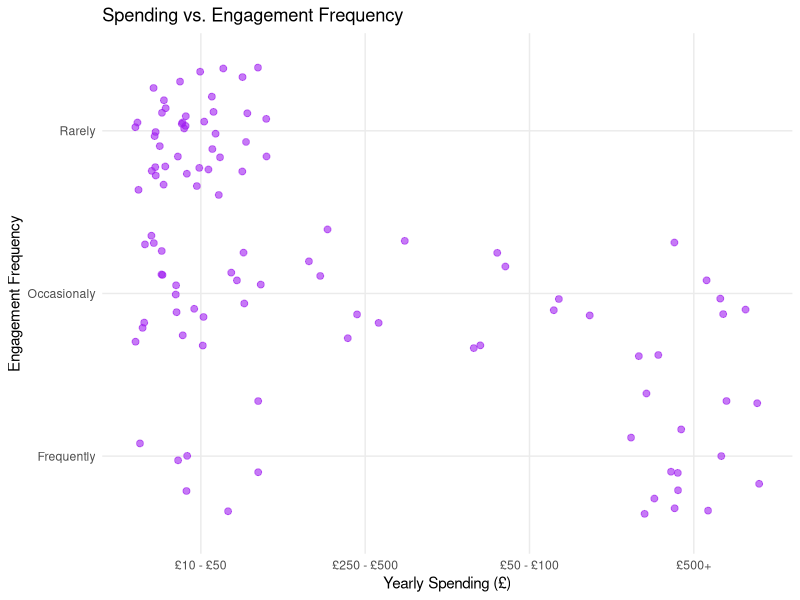
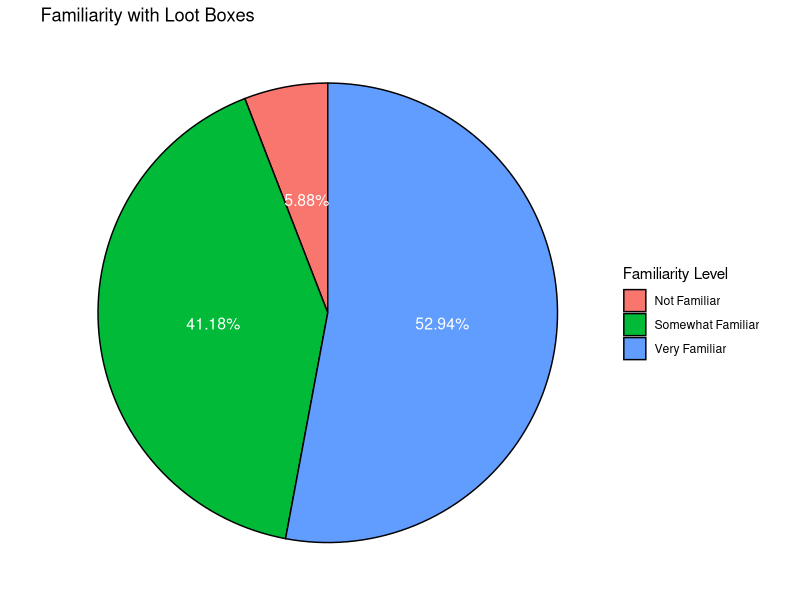
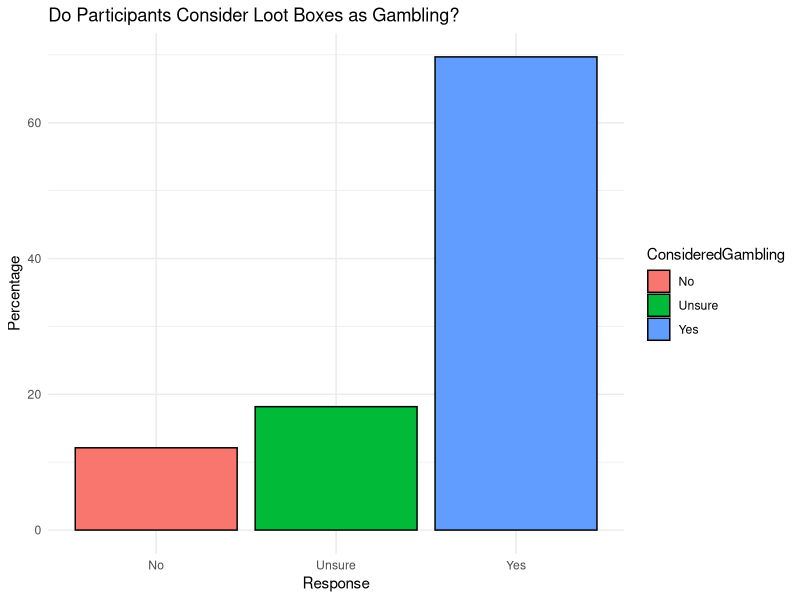
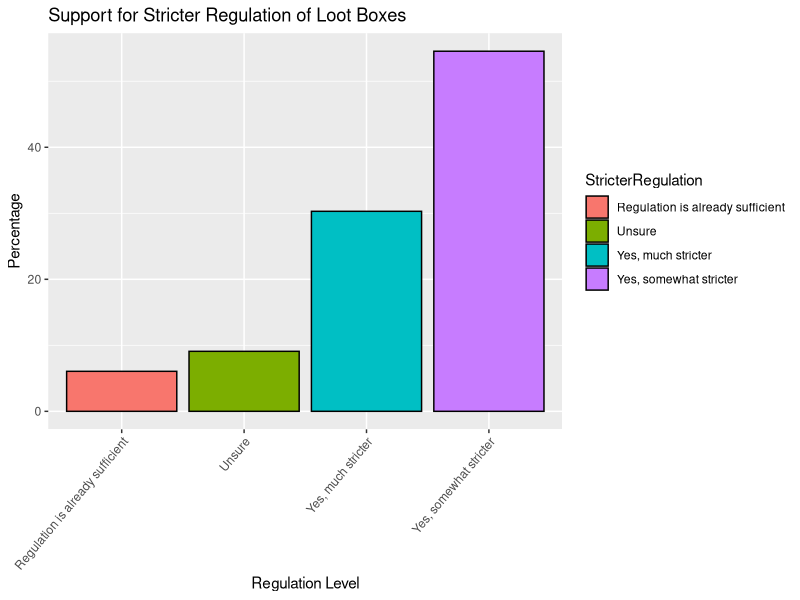
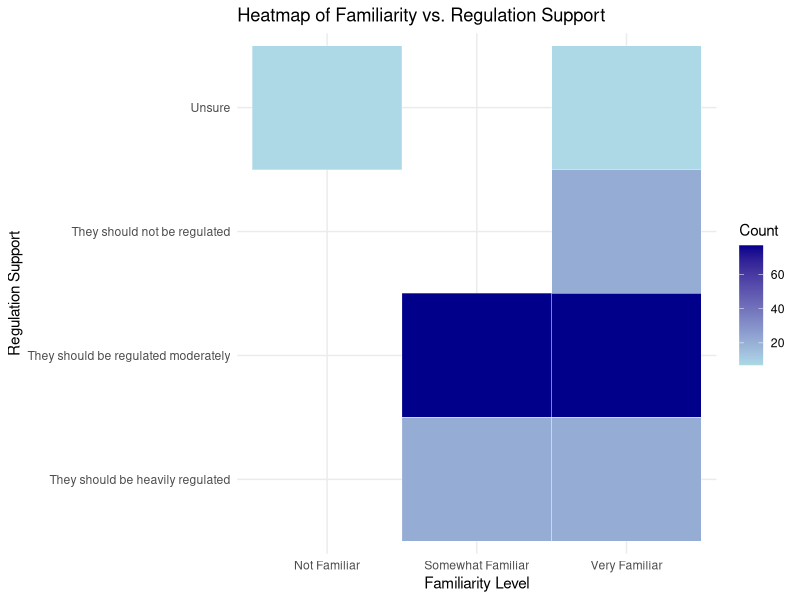

Write the R code that produced these figures, in order.
## ---- chunk 1
knitr::opts_chunk$set(echo = TRUE)
## ---- chunk 2
# Load required libraries
library(dplyr)
library(ggplot2)
library(tidyverse)
## ---- chunk 3
# Load the dataset
data <- read.csv("Survey_Results.csv")

# Rename columns for better readability
colnames(data) <- c(
  "Agreement", "Familiarity", "PurchasedLootBox", "EngagementFrequency",
  "YearlySpending", "NegativeFinancialImpact", "PurchaseFactors", 
  "OtherFactors", "ImpactOnExperience", "PressureToPurchase", 
  "AddictiveBehavior", "ConsideredGambling", "RegulationSupport", 
  "AgeRestrictionsAwareness", "AgeLimitSupport", "OddsDisclosure", 
  "StricterRegulation", "ObservedGamblingProblems"
)
## ---- chunk 4
# Handle missing values and standardize responses
data <- data %>%
   mutate(across(where(is.character), ~ifelse(. == "" | . == " ", "No Response", .))) %>%
  mutate(across(where(is.character), ~replace_na(., "No Response")))

#Remove rows for participants who did not agree
data <- data[data$Agreement != "Do not Agree",]

## ---- chunk 5
# Scatter plot for spending vs. frequency

#Filter out people who haven't spent any money
filtered_data = data %>% 
  filter(YearlySpending != "Have not spent any money")

ggplot(filtered_data, aes(x = YearlySpending, y = EngagementFrequency)) +
  geom_jitter(color = "purple", size = 2, alpha = 0.6) +
  labs(title = "Spending vs. Engagement Frequency",
       x = "Yearly Spending (\u00A3)",
       y = "Engagement Frequency") +
  theme_minimal()


## ---- chunk 6
# Pie chart for familiarity levels
familiarity_dist <- data %>%
  group_by(Familiarity) %>%
  summarise(Count = n()) %>%
  mutate(Percentage = round((Count / sum(Count)) * 100, 2))

ggplot(familiarity_dist, aes(x = "", y = Percentage, fill = Familiarity)) +
  geom_bar(stat = "identity", width = 1, color = "black") +
  coord_polar("y") +
  labs(title = "Familiarity with Loot Boxes",
       fill = "Familiarity Level") +
  geom_text(aes(label = paste0(Percentage, "%")),            # Add percentage labels
            position = position_stack(vjust = 0.5),          # Center labels in slices
            size = 4, color = "white")+ 
  theme_void()

## ---- chunk 7
# filtering and sorting the data
gambling_opinion <- data %>%
  filter(ConsideredGambling != "No Response") %>%
  group_by(ConsideredGambling) %>%
  summarise(Count = n()) %>%
  mutate(Percentage = round((Count / sum(Count)) * 100, 2))


#Visualize perception of gambling
ggplot(gambling_opinion, aes(x = ConsideredGambling, y = Percentage, fill = ConsideredGambling)) +
  geom_bar(stat = "identity", color = "black") +
  labs(title = "Do Participants Consider Loot Boxes as Gambling?",
       x = "Response",
       y = "Percentage") +
  theme_minimal()
## ---- chunk 8
#filter and group the data while also changing a column entry so it fits in the chart
regulation_support <- data %>%
  filter(StricterRegulation != "No Response") %>%
  group_by(StricterRegulation) %>%
  summarise(Count = n()) %>%
  mutate(Percentage = round((Count / sum(Count)) * 100, 2)) %>% 
  mutate(StricterRegulation = gsub("No, the current level of regulation is sufficient", "Regulation is already sufficient", StricterRegulation)) 


# Visualize regulation support
ggplot(regulation_support, aes(x = StricterRegulation, y = Percentage, fill = StricterRegulation)) +
  geom_bar(stat = "identity", color = "black") +
  labs(title = "Support for Stricter Regulation of Loot Boxes",
       x = "Regulation Level",
       y = "Percentage") +
  theme(axis.text.x = element_text(angle =50, vjust = 1, hjust=1))
## ---- chunk 9
# filtering and grouping the data before visualization
heatmap_data <- data %>%
  filter(Familiarity != "No Response", RegulationSupport != "No Response") %>%
  group_by(Familiarity, RegulationSupport) %>%
  summarise(Count = n())

#visualizing filtered data
ggplot(heatmap_data, aes(x = Familiarity, y = RegulationSupport, fill = Count)) +
  geom_tile(color = "white") +
  scale_fill_gradient(low = "lightblue", high = "darkblue") +
  labs(title = "Heatmap of Familiarity vs. Regulation Support",
       x = "Familiarity Level",
       y = "Regulation Support",
       fill = "Count") +
  theme_minimal()


